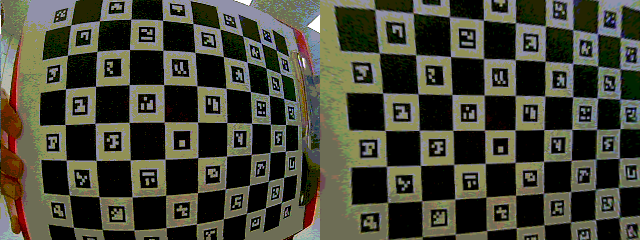
#> input picture python-testing/calibration_results/undistorted_comparison_00.png, 640 x 240 px
$ python -i split_calibrate_generate_luts_and_compare.py   (imports and definitions only)   (older library calls are emulated)
#> lines starting #> are read from the running program, lines starting #| are printed output that depends on the picture
#> further down, picture is the input picture: shape (240, 640, 3); mean B, G, R 55, 69.7, 69.3
#!/usr/bin/env python3
"""Split dual-camera captures, calibrate each camera, generate LUTs, and compare remaps.

Input frames are expected to contain two side-by-side camera views in one image.
Crop geometry is configurable so a center gap/black band can be excluded.

Outputs:
- split left/right images
- independent fisheye calibrations for left and right cameras
- independent 21-bit LUT files (.memb and .mif)
- side-by-side remapped comparison images
"""

from __future__ import annotations

import argparse
import json
from pathlib import Path

import cv2
import numpy as np

# Detection tuning reused from existing checkerboard calibration workflow.
UPSCALE_FACTOR = 3.0
CLAHE_CLIP_LIMIT = 2.5
CLAHE_TILE_GRID = (8, 8)
PATTERN_CANDIDATES = [
    (10, 7),
    (9, 7),
    (9, 6),
    (8, 6),
    (8, 5),
    (7, 5),
    (11, 8),
    (10, 8),
    (12, 9),
    (6, 4),
]
PATTERN_SEARCH_SAMPLE_LIMIT = 8
MIN_USABLE_IMAGES = 6
# Reprojection pruning can destabilize calibration if too few views remain.
MIN_REPROJ_KEEP_IMAGES = 10


# [199 lines left out: functions parse_args, list_input_images, split_stereo_images, not called in this run]


def preprocess_for_corners(image_bgr: np.ndarray) -> np.ndarray:
    gray = cv2.cvtColor(image_bgr, cv2.COLOR_BGR2GRAY)
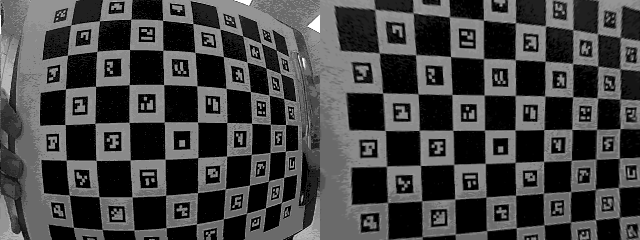
#> gray: shape (240, 640); min 0, max 255, mean 67.9

    if UPSCALE_FACTOR != 1.0:
        gray = cv2.resize(
            gray,
            None,
            fx=UPSCALE_FACTOR,
            fy=UPSCALE_FACTOR,
            interpolation=cv2.INTER_CUBIC,
        )
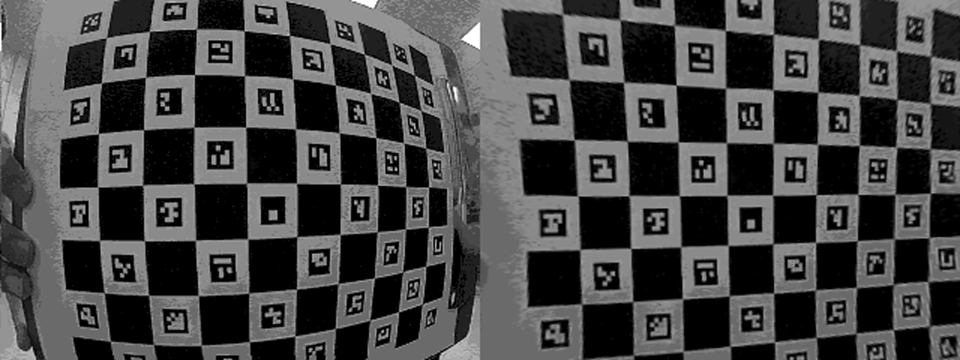
#> gray: shape (720, 1920) (shown at 1/2 size); min 0, max 255, mean 68.1

    clahe = cv2.createCLAHE(clipLimit=CLAHE_CLIP_LIMIT, tileGridSize=CLAHE_TILE_GRID)
    gray = clahe.apply(gray)
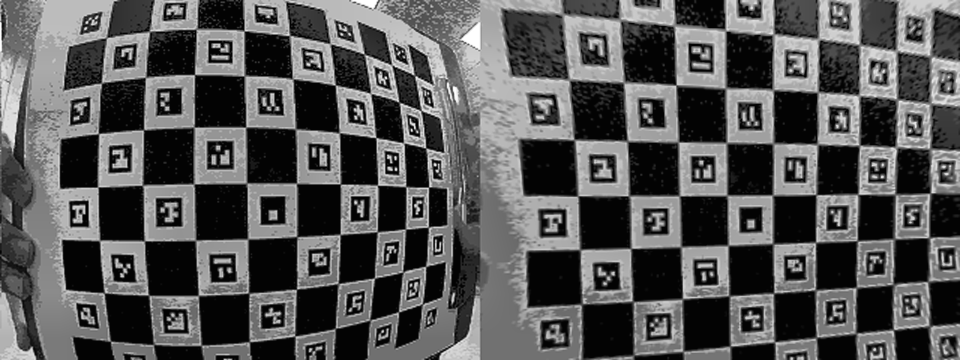
#> gray: shape (720, 1920) (shown at 1/2 size); min 1, max 255, mean 85.6
    return gray


# [844 lines left out: functions detect_checkerboard_corners, score_pattern, choose_best_pattern, checkerboard_visibility_ok, collect_checkerboard_points, compute_fisheye_reprojection_errors and 9 more, not called in this run]


# [2 lines not run here, left out]

>>> import cv2
>>> picture = cv2.imread('calibration_results/undistorted_comparison_00.png')
>>> result = preprocess_for_corners(picture)

$ run again, on python-testing/reconstruction-output/vga_capture_19700101_004956_000_crop.png
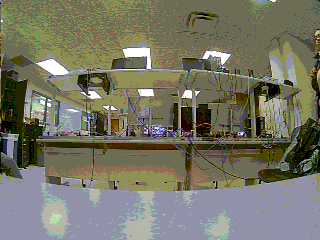
#> input picture python-testing/reconstruction-output/vga_capture_19700101_004956_000_crop.png, 320 x 240 px
#> picture is the input picture: shape (240, 320, 3); mean B, G, R 101.4, 117.5, 118.3
#> in preprocess_for_corners, `gray = cv2.resize( gray, None, fx=UPSCALE_FACTOR, fy=UPSCALE_FACTOR, i..`:
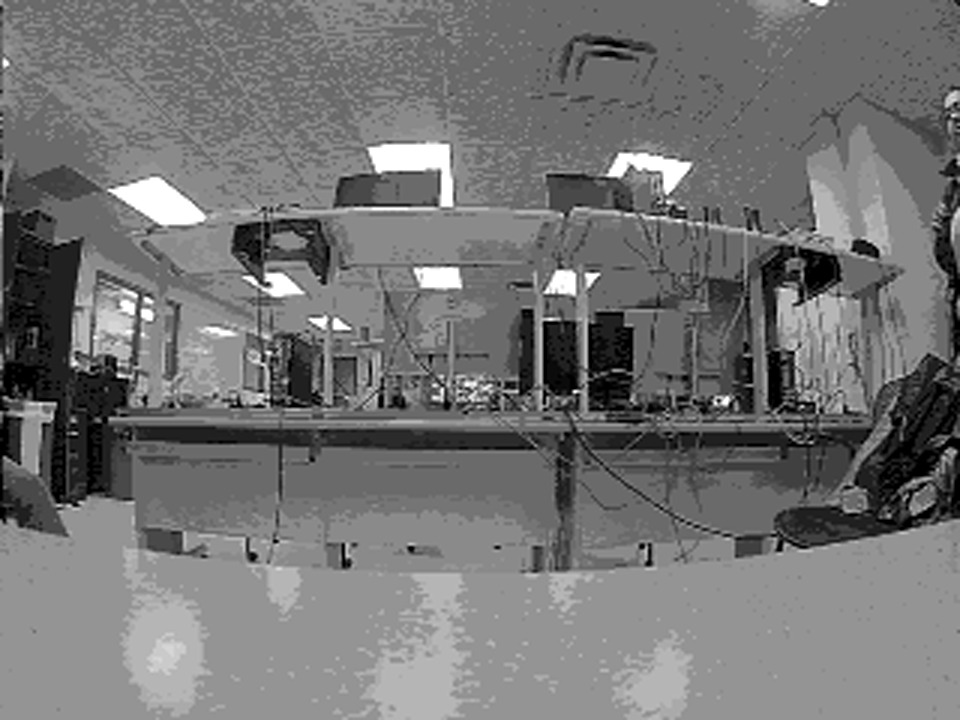
#> gray: shape (720, 960); min 0, max 255, mean 115.9
#> in preprocess_for_corners, `gray = clahe.apply(gray)`:
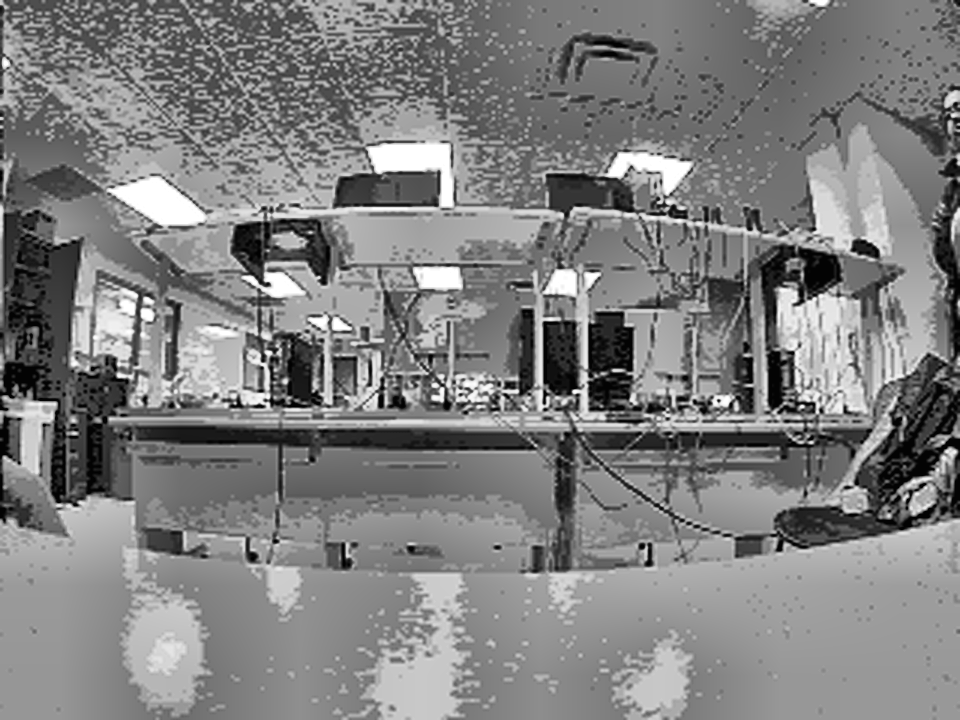
#> gray: shape (720, 960); min 0, max 255, mean 128.2

$ run again, on python-testing/reconstruction-output/vga_capture_19700101_004956_000_rectified.png
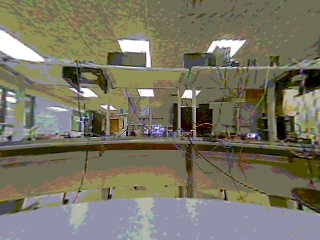
#> input picture python-testing/reconstruction-output/vga_capture_19700101_004956_000_rectified.png, 320 x 240 px
#> picture is the input picture: shape (240, 320, 3); mean B, G, R 98.9, 117.5, 120.3
#> in preprocess_for_corners, `gray = cv2.cvtColor(image_bgr, cv2.COLOR_BGR2GRAY)`:
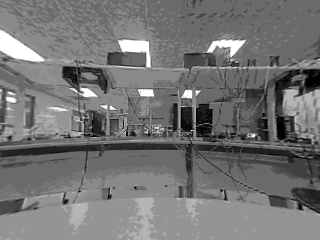
#> gray: shape (240, 320); min 0, max 255, mean 116.2
#> in preprocess_for_corners, `gray = clahe.apply(gray)`:
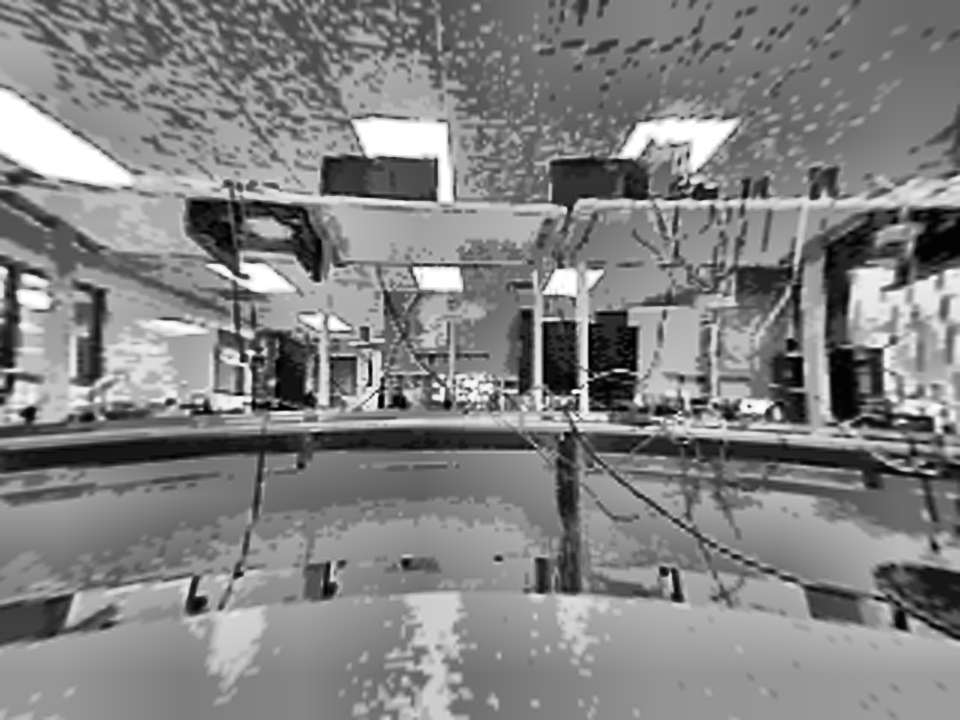
#> gray: shape (720, 960); min 0, max 255, mean 130.2

$ run again, on python-testing/reconstruction-output-charuco-calib/vga_capture_19700101_004956_000_charuco_compare.png
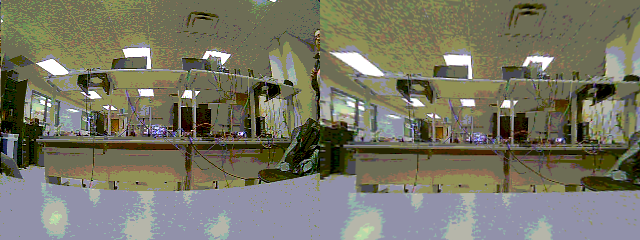
#> input picture python-testing/reconstruction-output-charuco-calib/vga_capture_19700101_004956_000_charuco_compare.png, 640 x 240 px
#> picture is the input picture: shape (240, 640, 3); mean B, G, R 102.1, 118.8, 119.8
#> in preprocess_for_corners, `gray = cv2.cvtColor(image_bgr, cv2.COLOR_BGR2GRAY)`:
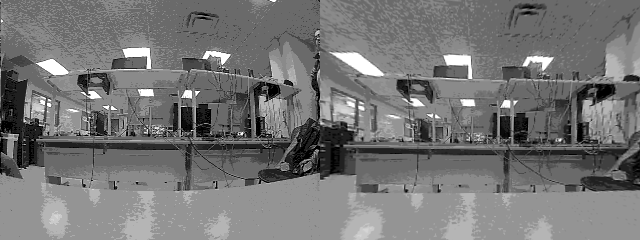
#> gray: shape (240, 640); min 0, max 255, mean 117.2
#> in preprocess_for_corners, `gray = clahe.apply(gray)`:
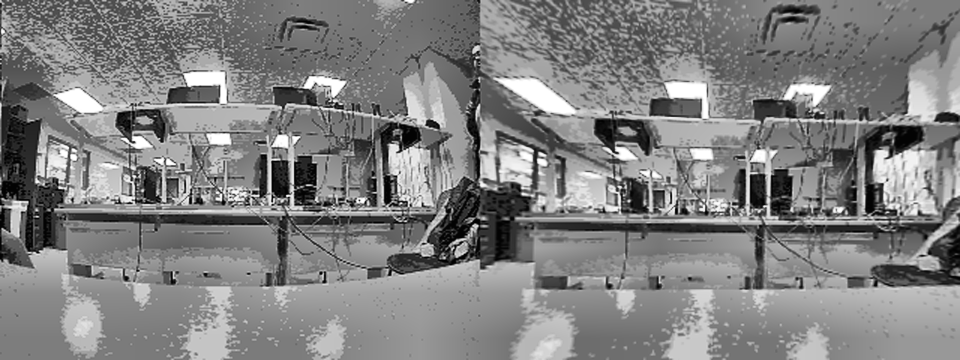
#> gray: shape (720, 1920) (shown at 1/2 size); min 0, max 255, mean 128.7
